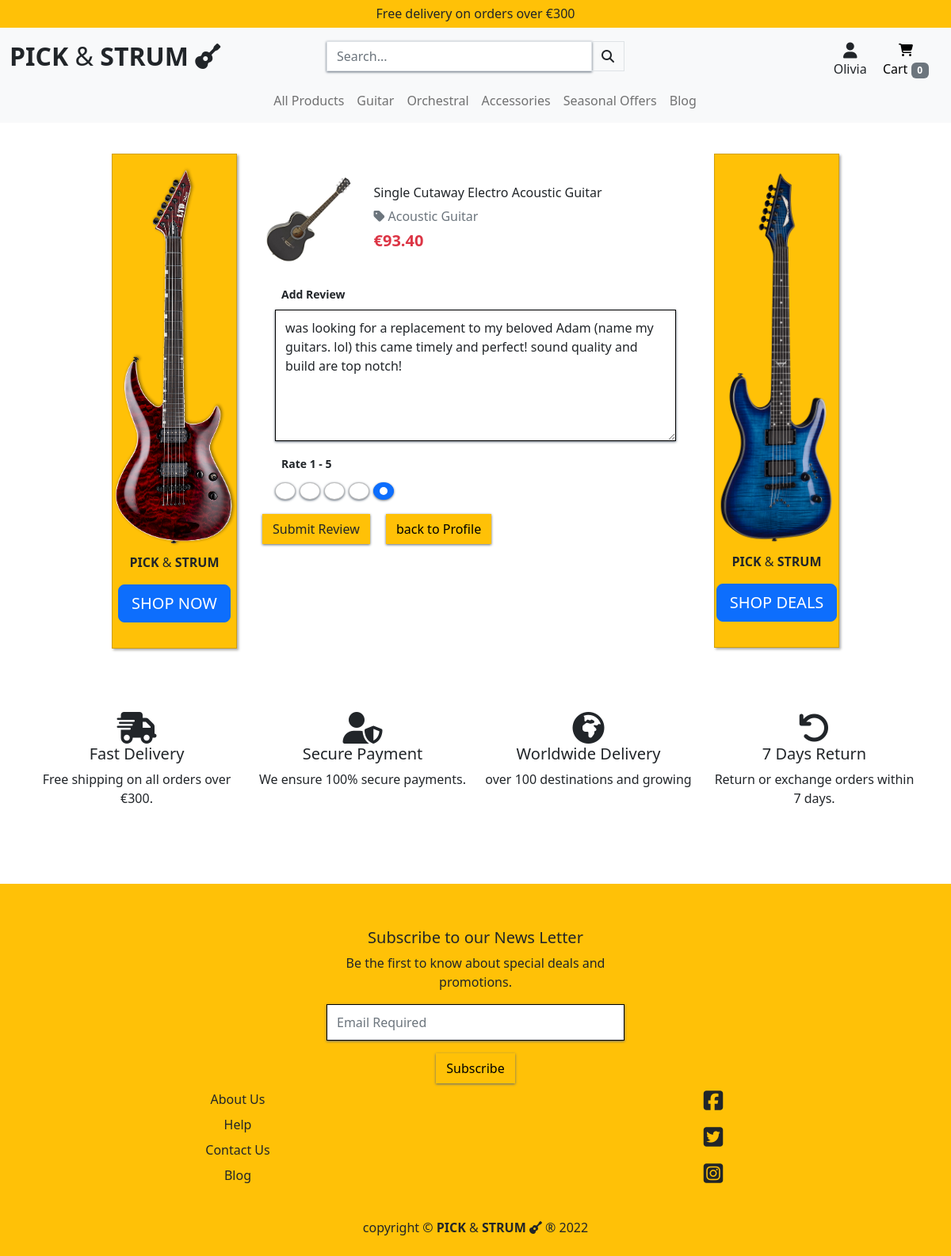
The page /products/review/2/ (signed in) on the database its author committed.
### products/models.py (models this page shows, shortened)
class Product(models.Model):
    category = models.ForeignKey(
        'Category', null=True, blank=True, on_delete=models.SET_NULL)
    name = models.CharField(max_length=254)
    sku = models.CharField(max_length=254, null=True, blank=True)
    description = models.TextField()
    price = models.DecimalField(max_digits=6, decimal_places=2)
    rating = models.DecimalField(
        max_digits=6, decimal_places=2, null=True, blank=True)
    image_url = models.URLField(max_length=1024, null=True, blank=True)
    image = models.ImageField(null=True, blank=True)
    features = models.ManyToManyField(
        'ProductFeature', blank=True, related_name='feature_set')

class Category(models.Model):
    class Meta:
        verbose_name_plural = 'Categories'
    name = models.CharField(max_length=254)
    friendly_name = models.CharField(max_length=254, null=True, blank=True)

class Review(models.Model):
    product = models.ForeignKey(Product, on_delete=models.CASCADE, related_name="reviews")
    name = models.ForeignKey(User, on_delete=models.CASCADE)
    body = models.TextField(max_length=254)
    rate = models.IntegerField(choices=RATES)
    updated_on = updated_on = models.DateTimeField(auto_now=True)
    created_on = models.DateTimeField(auto_now_add=True)
    class Meta:
        ordering = ['created_on']

### products/views.py (the view)
# urls.py: path('review/<int:product_id>/', views.review, name='review'),
@login_required
def review(request, product_id):
    product = get_object_or_404(Product, pk=product_id)
    try:
        review = product.reviews.get(name=request.user)
        if review:
            review_form = ReviewForm(
                request.POST or None,
                instance=review
            )
            if review_form.is_valid():
                review_form.save()
                messages.success(
                    request, f'You have updated your review of {product}.\
                    Thank you for your feed back!')
                return redirect('profile')
            template_name = 'products/review.html'
            context = {
                'product': product,
                'review': ReviewForm(),
                'review_form': review_form,
                }
            return render(request, template_name, context)
    except Review.DoesNotExist:
        if request.method == 'POST':
            review_form = ReviewForm(request.POST)
            if review_form.is_valid():
                form = review_form.save(commit=False)
                form.name = request.user
                form.product = product
                review_form.save()
                return redirect('profile')
            review_form = ReviewForm()
        return render(request, 'products/review.html', {
            'review_form': ReviewForm(),
            'product': product
            })

### products/forms.py
class ReviewForm(forms.ModelForm):
    RATES = ((1, 1), (2, 2), (3, 3), (4, 4), (5, 5))
    rate = forms.CharField(
        widget=forms.RadioSelect(choices=RATES))
    body = forms.CharField(widget=forms.Textarea(attrs={
        "rows": 6,
        "cols": 20,
        'placeholder': 'Add a review'
        }))
    class Meta:
        model = Review
        fields = (
            'body',
            'rate',
        )
    def __init__(self, *args, **kwargs):
        super().__init__(*args, **kwargs)
        for field in self.fields:
            self.fields[field].label = False
            self.fields[field].widget.attrs['class'] = 'form-styling'

### cart/contexts.py (called while the page is built, shortened)
def cart_contents(request):
    cart_items = []
    total = 0
    product_count = 0
    cart = request.session.get('cart', {})
    if total < settings.FREE_DELIVERY_THRESHOLD:
        delivery = total * Decimal(settings.STANDARD_DELIVERY_PERCENTAGE / 100)
        free_delivery_delta = settings.FREE_DELIVERY_THRESHOLD - total
    else:
        delivery = 0
        free_delivery_delta = 0
    grand_total = delivery + total
    context = {
        'cart_items': cart_items,
        'total': total,
        'product_count': product_count,
        'delivery': delivery,
        'free_delivery_delta': free_delivery_delta,
        'free_delivery_threshold': settings.FREE_DELIVERY_THRESHOLD,
        'grand_total': grand_total,
    }
    return context

### products/templates/products/review.html (shortened to what this page needs)
{% extends "base.html" %}
{% load static %}
{% block page_header %}
<div class="container header-backspace">
</div>
{% endblock %}
{% block content %}
<div class="container mt-4">
  <div class="row justify-content-center">
    <div class="col col-md-2 d-none d-lg-block">
      <div class="card rounded-0 post-card text-center bg-warning py-3 dynamic-card" style="width: 95%; margin: auto;">
        <img src="{{ MEDIA_URL }}esp-guitar.png" class="card-img-top rounded-0" alt="standing guitar image back ground">
        <div class="text-box py-2 border-0">
          <p class="card-text"><span class="my-0"><strong>PICK </strong>&<strong> STRUM</strong></span></p>
          <a href="{% url 'products' %}" class="card-title btn btn-lg btn-primary">SHOP NOW</a>
        </div>
      </div>
    </div>
    <div class="col-12 col-md-6 mt-4 px-3">
      <div class="row mb-3">
        <div class="col-3">
          {% if product.image %}
          <a href="{% url 'product_detail' product.id %}">
              <img src="{{ product.image.url }}" class="img-fluid rounded-start" alt="{{ product.name }}">
          </a>
          {% else %}
          <a href="{% url 'product_detail' product.id %}">
              <img class="img-fluid rounded-start" src="{{ MEDIA_URL }}noimage.png" alt="{{ product.name }}">
          </a>
          {% endif %}
        </div>
        <div class="col-9 d-flex align-items-center">
          <div>
            <h6 class="card-title mb-2">{{ product.name }}</h6>
            <a class="text-muted text-decoration-none pt-2" href="{% url 'products' %}?category={{ product.category.name }}">
              <i class="fas fa-tag me-1"></i>{{ product.category.friendly_name }}
            </a>
            <p class="mb-0 text-left fs-5 text-danger fw-bold mt-1">€{{ product.price }}</p>
          </div>
        </div>
      </div>
      <div class="row">
        <form action="{% url 'review' product.id %}" method="POST">
          <fieldset class="px-3">
            <legend class="form-label fs-6 px-2 w-auto"><strong><small>Add Review</small></strong></legend>
          {{ review_form.body | as_crispy_field }}
          </fieldset>
          <fieldset class="px-3">
            <legend class="form-label fs-6 px-2 w-auto"><strong><small>Rate 1 - 5</small></strong></legend>
          {{ review_form.rate | as_crispy_field }}
          </fieldset>
          <input type="submit" class="btn btn-small bg-warning rounded-0" value="Submit Review">
          <a class="ms-3 btn btn-small bg-warning rounded-0 fancy-btn" href="{% url 'profile' %}">back to Profile</a>
      </form>
      </div>
    </div>
    <div class="col col-md-2 d-none d-lg-block">
      <div class="card rounded-0 post-card text-center bg-warning py-3 dynamic-card" style="width: 95%; margin: auto;">
        <img src="{{ MEDIA_URL }}electric_guitar_ad.png" class="card-img-top rounded-0" alt="standing guitar image back ground">
        <div class="text-box py-2 border-0">
          <p class="card-text"><span class="my-0"><strong>PICK </strong>&<strong> STRUM</strong></span></p>
          <a href="{% url 'products' %}?category=clearance,deals" class="card-title btn btn-lg btn-primary">SHOP DEALS</a>
        </div>
      </div>
    </div>
  </div>
</div>
{% include 'includes/trust-stm.html' %}
{% endblock %}

### templates/base.html (shortened to what this page needs)
{% load static %}
<!DOCTYPE html>
<html lang="en">
  <head>
    {% block corecss %}
        <link href="https://cdn.jsdelivr.net/npm/bootstrap@5.2.1/dist/css/bootstrap.min.css" rel="stylesheet">
        <link rel="stylesheet" href="{% static 'css/base.css' %}">
    {% endblock %}
  </head>
  <body>
    <header class="container-fluid fixed-top">
        {% if not on_blog %}
        <div class="row bg-warning py-2">
            <div class="col text-center">
            <h6 class="m-0">Free delivery on orders over €{{ free_delivery_threshold }}</h6>
            </div>
        </div>
        {% endif %}
        <div class="row bg-light d-none d-lg-flex pt-2">
            <div class="col-12 col-lg-4 text-lg-start my-auto py-1 py-lg-0">
            <a href="{% url 'home' %}" class="navbar-brand fs-2">
                <span class="my-0"><strong>PICK </strong>&<strong> STRUM</strong> </span><i class="fas fa-guitar"></i>
            </a>
            </div>
            <div class="col-12 col-lg-4 my-auto py-1 py-lg-0">
            <form action="{% url 'products' %}" method="GET">
                <div class="input-group w-100">
                <input class="form-control border rounded-0" type="text" name="q" placeholder="Search...">
                <div class="input-group-append">
                    <button class="form-control btn border rounded-0" type="submit">
                    <span class="icon">
                        <i class="fas fa-search"></i>
                    </span>
                    </button>
                </div>
                </div>
            </form>
            </div>
            <div class="col-12 col-lg-4 my-auto py-1 py-lg-0">
            <ul class="list-inline list-unstyled text-center text-lg-end my-0 pt-2">
                <li class="list-inline-item dropdown me-3">
                <a class="nav-link" href="#" role="button" id="user-options" data-bs-toggle="dropdown"
                    aria-expanded="false">
                    <div class="text-center">
                    <div><i class="fas fa-user fa-lg"></i></div>
                    {% if request.user.is_authenticated %}
                        <p class="my-0">{{ user.username }}</p>
                    {% else %}
                        <p class="my-0">My Account</p>
                    {% endif %}
                    </div>
                </a>
                </li>
                <li class="list-inline-item me-3">
                <a class="{% if product_count %}text-info font-weight-bold{% else %}text-black{% endif %} nav-link" href="{% url 'view_cart' %}">
                    <div class="text-center">
                        <div><i class="fas fa-shopping-cart"></i></div>
                            {% if product_count %}
                                <p class="my-0">Cart <span class="badge text-bg-secondary">{{ product_count }}</span></p>
                            {% else %}
                                <p class="my-0">Cart <span class="badge text-bg-secondary">0</span></p>
                            {% endif %}
                    </div>
                </a>
                </li>
            </ul>
            </div>
        </div>
    <div class="row">
        <nav class="navbar navbar-expand-lg navbar-light bg-light w-100 p-2">
            {% include 'includes/main-nav.html' %}
        </nav>
    </div>
    </header>
    {% block page_header %}
    {% endblock %}
    {% block content %}
    {% endblock %}
  <footer class="container-fluid bg-warning text-center py-3">
        <div class="row mt-3 justify-content-center">
          <div class="col-12 col-lg-4"></div>
            <div class="col-12 col-md-6 col-lg-4">
                <div id="mc_embed_signup" class="mail-chimp-box">
                  <form
                    action="https://gmail.us14.list-manage.com/subscribe/post?u=2f7dbdbcc9a2cdb4acadbcbc5&amp;id=a6c7c4e7e1&amp;f_id=003a66e3f0"
                    method="post" id="mc-embedded-subscribe-form" name="mc-embedded-subscribe-form" class="validate pt-4"
                    target="_blank" novalidate>
                    <div id="mc_embed_signup_scroll">
                      <h5>Subscribe to our News Letter</h5>
                      <p>Be the first to know about special deals and promotions.  </p>
                      <div class="mc-field-group">
                        <input type="email" value="" name="EMAIL" class="required email form-control" id="mce-EMAIL" required placeholder="Email Required">
                      </div>
                      <div class="optionalParent">
                        <div class="clear foot">
                          <input type="submit" value="Subscribe" name="subscribe" id="mc-embedded-subscribe" class="btn button mt-3">
                        </div>
                      </div>
                    </div>
                  </form>
                </div>
          </div>
          <div class="col-12 col-lg-4"></div>
        </div>
    <div class="row">
        <div class="col-12 col-lg-6">
            <ul class="list-unstyled">
                <li><a class="nav-link pt-2" href="{% url 'about_us' %}">About Us</a></li>
                <li><a class="nav-link pt-2" href="">Help</a></li>
                <li><a class="nav-link pt-2" href="{% url 'contact_us' %}">Contact Us</a></li>
                <li><a class="nav-link pt-2" href="{% url 'blog_home' %}">Blog</a></li>
            </ul>
        </div>
        <div class="col-12 col-lg-6">
            <ul class="list-unstyled d-flex flex-lg-column justify-content-center">
                <li><a class="nav-link p-2" href=""><i class="fab fa-facebook-square fs-3"></i></a></li>
                <li><a class="nav-link p-2" href=""><i class="fab fa-twitter-square fs-3"></i></a></li>
                <li><a class="nav-link p-2" href=""><i class="fab fa-instagram-square fs-3"></i></a></li>
            </ul>
        </div>
    </div>
    <div class="row mt-2">
        <div class="col-12">
            <p class="my-2">copyright &#169; <span class="my-0"><strong>PICK </strong>&<strong> STRUM</strong> </span><i class="fas fa-guitar"></i> &reg; <span
                id="copy-right1"></span>
            </p>
        </div>
    </div>
  </footer>
  </body>
</html>

### static/css/base.css (style rules this page uses)
* { padding: 0; margin: 0; box-sizing: border-box; }
:root { --white: #fff; --light-grey: #ccc; --black: #000; }
.header-backspace { padding-top: 200px; }
.dynamic-card { box-shadow: 2px 2px 3px #aaaaaa; }
input, .allauth-form-inner-content input, .mail-chimp-box input, .form-styling { box-sizing: border-box; border: 1px solid #000; border-radius: 0px; background-color: white; padding: 10px 12px; box-shadow: 0 1px 3px 0 #5d6977; -webkit-transition: box-shadow 150ms ease; transition: box-shadow 150ms ease; }
.allauth-form-inner-content button, .allauth-form-inner-content input[type='submit'], .mail-chimp-box input[type='submit'], .form-styling input[type='submit'], .fancy-btn { font-weight: 400; color: #000; text-align: center; vertical-align: middle; -webkit-user-select: none; -moz-user-select: none; -ms-user-select: none; user-select: none; background-color: #ffc107; ; border: 1px solid #ffc107; ; padding: .375rem .75rem; font-size: 1rem; line-height: 1.5; border-radius: 0; box-shadow: 0 1px 3px 0 #5d6977; -webkit-transition: box-shadow 150ms ease; transition: box-shadow 150ms ease; }
#div_id_rate div { display: flex; }
#div_id_rate div .form-check { margin-right: 5px; }
@media (min-width: 992px) { .header-backspace { padding-top: 170px; } }

### rows shown on the page
Product: image (picture), name "Single Cutaway Electro Acoustic Guitar", category.friendly_name "Acoustic Guitar", price "93.40"
Review: body "was looking for a replacement to my beloved Adam (name my guitars. lol) this came timely and perfect! sound quality and build are top notch!", rate "☐ ☐ ☐ ☐ ☑"

### other values the page prints
{{ free_delivery_threshold }} "300"
{{ user.username }} "Olivia"
